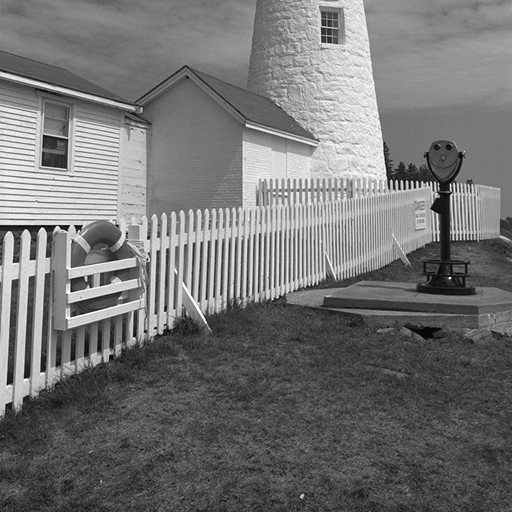
#> input picture images/lighthouse.bmp, 512 x 512 px
$ python exersise1a.py   (older library calls are emulated)
#> lines starting #> are read from the running program, lines starting #| are printed output that depends on the picture; after the words box and inside, x2 and y2 are one past the last pixel; in counts of white or black regions, pixels touching at a corner belong together
#> further down, image is the input picture: shape (512, 512); min 2, max 255, mean 115.4
import cv2
import numpy as np
from matplotlib import pyplot as plt
import os

# Edge detection functions
def sobelEdgeDetection(image):
    sobelx = cv2.Sobel(image, cv2.CV_64F, 1, 0, ksize=3)
    sobely = cv2.Sobel(image, cv2.CV_64F, 0, 1, ksize=3)
    sobel = np.hypot(sobelx, sobely)
    return sobel

def robertsCrossEdgeDetection(image):
    kernelx = np.array([[1, 0], [0, -1]], dtype=int)
    kernely = np.array([[0, 1], [-1, 0]], dtype=int)
    robertsx = cv2.filter2D(image, cv2.CV_64F, kernelx)
    robertsy = cv2.filter2D(image, cv2.CV_64F, kernely)
    roberts = np.hypot(robertsx, robertsy)
    return roberts

def prewittEdgeDetection(image):
    kernelx = np.array([[1, 0, -1], [1, 0, -1], [1, 0, -1]], dtype=int)
    kernely = np.array([[1, 1, 1], [0, 0, 0], [-1, -1, -1]], dtype=int)
    prewittx = cv2.filter2D(image, cv2.CV_64F, kernelx)
    prewitty = cv2.filter2D(image, cv2.CV_64F, kernely)
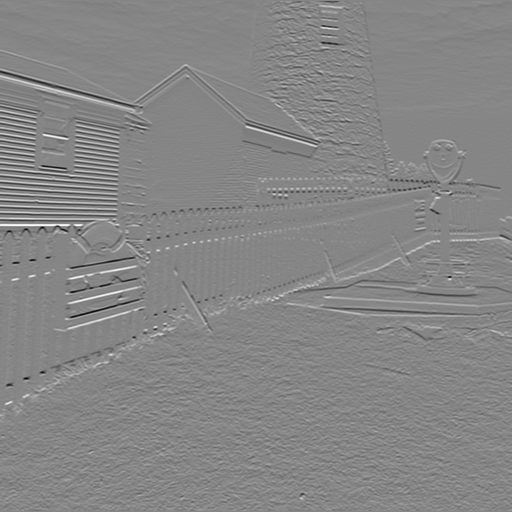
#> prewitty: shape (512, 512) float64; min -696, max 629, mean 0.8; drawn with min black and max white
    prewitt = np.hypot(prewittx, prewitty)
    return prewitt

def kirschEdgeDetection(image):
    kernels = [
        np.array([[5, 5, 5], [-3, 0, -3], [-3, -3, -3]]),
        np.array([[-3, 5, 5], [-3, 0, 5], [-3, -3, -3]]),
        np.array([[-3, -3, 5], [-3, 0, 5], [-3, -3, 5]]),
        np.array([[-3, -3, -3], [-3, 0, 5], [-3, 5, 5]]),
        np.array([[-3, -3, -3], [-3, 0, -3], [5, 5, 5]]),
        np.array([[-3, -3, -3], [5, 0, -3], [5, 5, -3]]),
        np.array([[5, -3, -3], [5, 0, -3], [5, -3, -3]]),
        np.array([[5, 5, -3], [5, 0, -3], [-3, -3, -3]])
    ]
    kirsch = np.zeros_like(image, dtype=np.float64)
    for kernel in kernels:
        kirsch = np.maximum(kirsch, cv2.filter2D(image, cv2.CV_64F, kernel))
#> this loop made 8 passes
#> pass 1, in kirschEdgeDetection, `kirsch = np.maximum(kirsch, cv2.filter2D(image, cv2.CV_64F, kernel))`:
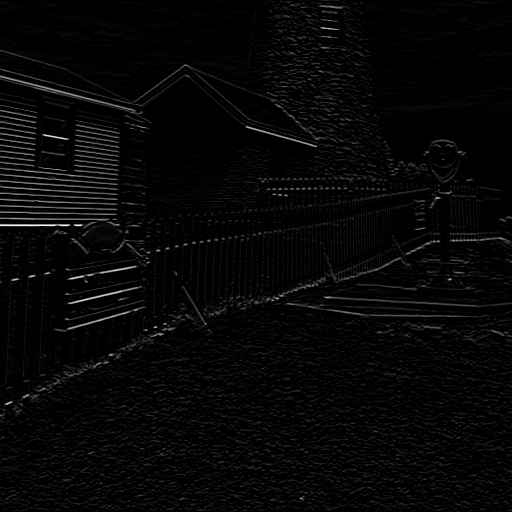
#> kirsch: shape (512, 512) float64; min 0, max 2843, mean 78.8; drawn with min black and max white
    return kirsch

def otsuThresholding(image):
    _, binary = cv2.threshold(image, 0, 255, cv2.THRESH_BINARY + cv2.THRESH_OTSU)
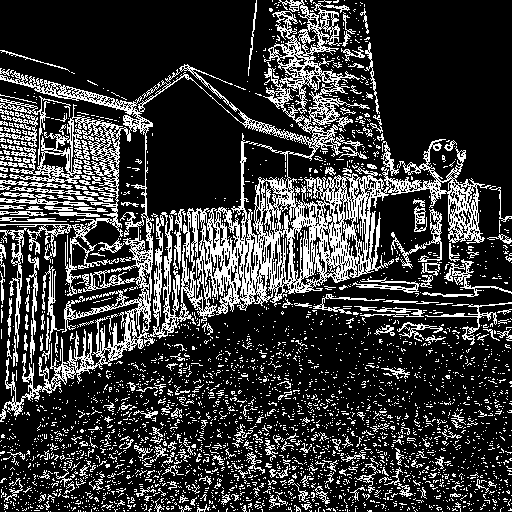
#> binary: shape (512, 512); 22.6% white in thin lines or dots
    return binary

# Directory containing images
imageDir = './images/'
outputDir = './resultsOneA/'

# List of image filenames
imageFiles = ['lighthouse.bmp','bridge.bmp', 'girlFace.bmp']

# Iterate over each image
for filename in imageFiles:
    # Load the image
    imagePath = os.path.join(imageDir, filename)
    image = cv2.imread(imagePath, cv2.IMREAD_GRAYSCALE)

    # Apply edge detection methods
    sobelEdges = sobelEdgeDetection(image)
    robertsEdges = robertsCrossEdgeDetection(image)
    prewittEdges = prewittEdgeDetection(image)
    kirschEdges = kirschEdgeDetection(image)

    # Apply Otsu's thresholding
    sobelBinary = otsuThresholding(sobelEdges.astype(np.uint8))
    robertsBinary = otsuThresholding(robertsEdges.astype(np.uint8))
#> in otsuThresholding (call 2), `_, binary = cv2.threshold(image, 0, 255, cv2.THRESH_BINARY + cv2.THRES..`: binary: shape (512, 512); 11.4% white in thin lines or dots
    prewittBinary = otsuThresholding(prewittEdges.astype(np.uint8))
#> in otsuThresholding (call 3), `_, binary = cv2.threshold(image, 0, 255, cv2.THRESH_BINARY + cv2.THRES..`:
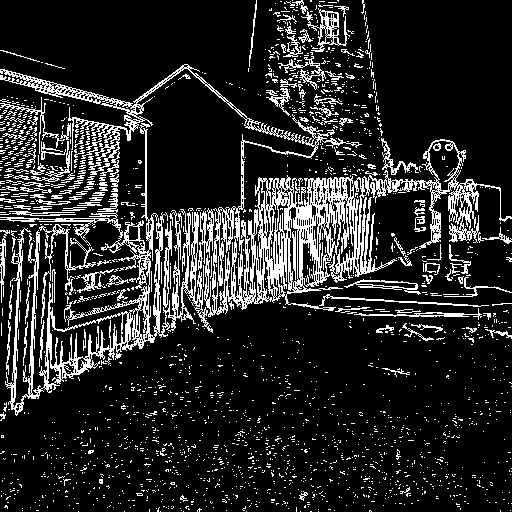
#> binary: shape (512, 512); 15.6% white in thin lines or dots
#> in otsuThresholding (call 3), `_, binary = cv2.threshold(image, 0, 255, cv2.THRESH_BINARY + cv2.THRES..`:
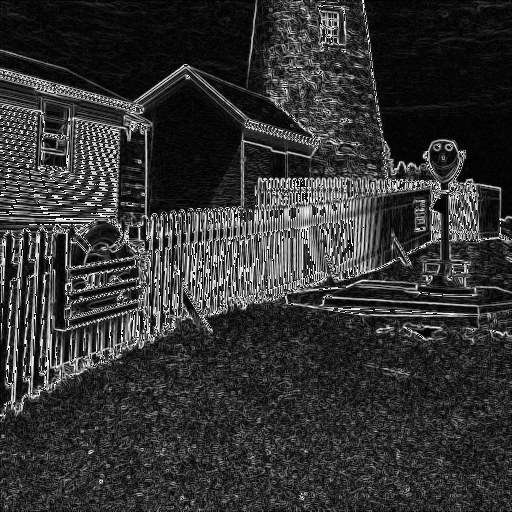
#> image: shape (512, 512); min 0, max 255, mean 51.7

    # Display and save results for Sobel, Roberts, and Prewitt
    plt.figure(figsize=(18, 6))
    plt.subplot(141), plt.imshow(image, cmap='gray'), plt.title('Original')
    plt.subplot(142), plt.imshow(sobelBinary, cmap='gray'), plt.title('Sobel')
    plt.subplot(143), plt.imshow(robertsBinary, cmap='gray'), plt.title('Roberts')
    plt.subplot(144), plt.imshow(prewittBinary, cmap='gray'), plt.title('Prewitt')

    # Create output directory if it doesn't exist
    os.makedirs(outputDir, exist_ok=True)
    outputFilename = os.path.splitext(filename)[0] + '_edges.jpg'
    outputPath = os.path.join(outputDir, outputFilename)
    plt.savefig(outputPath)
    plt.show()

    # Apply Kirsch thresholding experiment
    thresholds = [50, 100, 150, 200, 250, 300]
    plt.figure(figsize=(18, 12))
    plt.subplot(3, 3, 1), plt.imshow(image, cmap='gray'), plt.title('Kirsch Original')
    for i, t in enumerate(thresholds):
        _, kirschBinary = cv2.threshold(kirschEdges.astype(np.uint8), t, 255, cv2.THRESH_BINARY)
        plt.subplot(3, 3, i + 2), plt.imshow(kirschBinary, cmap='gray'), plt.title(f'Threshold {t}')
#> this loop made 6 passes
#> pass 1, `_, kirschBinary = cv2.threshold(kirschEdges.astype(np.uint8), t, 255, ..`:
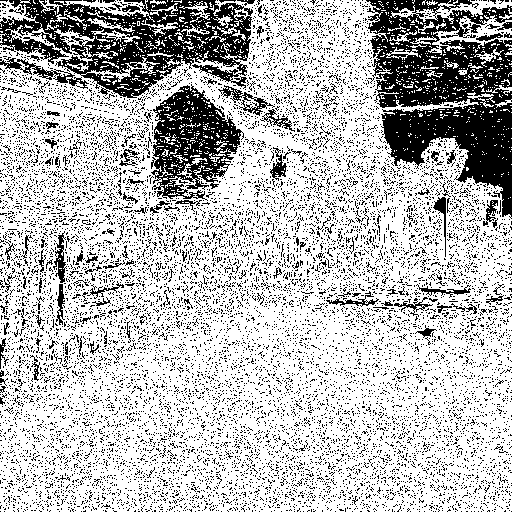
#> kirschBinary: shape (512, 512); 72.9% white; 12778 black regions (12648 under 20 px), largest, box (x1, y1, x2, y2) and area: (366, 0, 512, 219) 16802, (0, 0, 253, 98) 11889, (151, 84, 244, 201) 5509
    plt.tight_layout()

    # Create output directory if it doesn't exist
    os.makedirs(outputDir, exist_ok=True)
    outputFilename = os.path.splitext(filename)[0] + '_kirsch_thresholds.jpg'
    outputPath = os.path.join(outputDir, outputFilename)
    plt.savefig(outputPath)
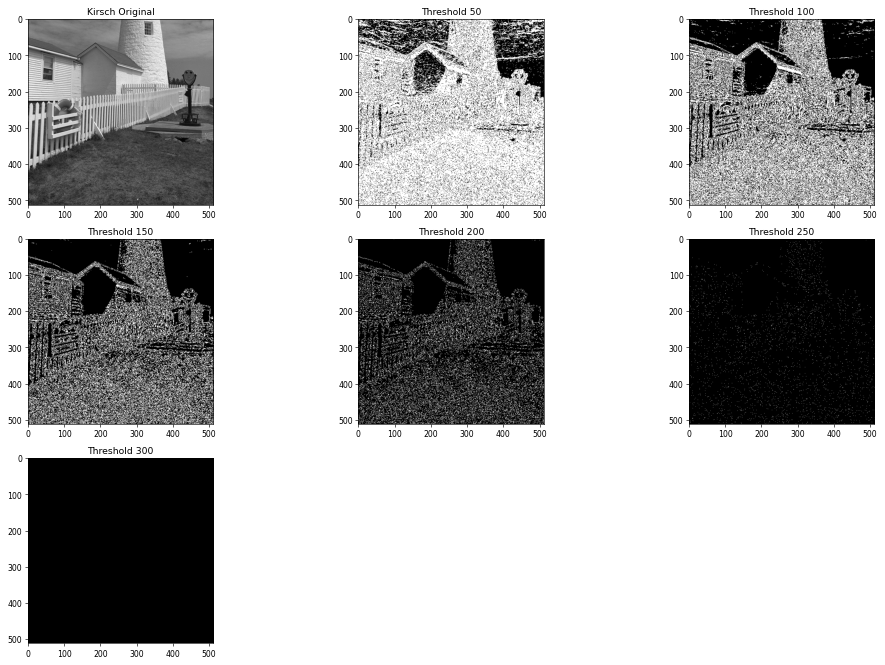
#> figure drawn by matplotlib, 7 panels
    plt.show()
#> pass 2 of the loop `for filename in imageFiles:`:
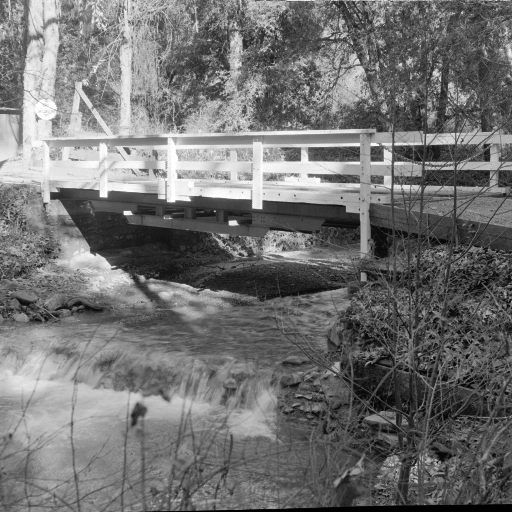
#> input picture images/bridge.bmp, 512 x 512 px
#> image is the input picture: shape (512, 512); min 0, max 255, mean 113.8
#> in otsuThresholding (call 4), `_, binary = cv2.threshold(image, 0, 255, cv2.THRESH_BINARY + cv2.THRES..`:
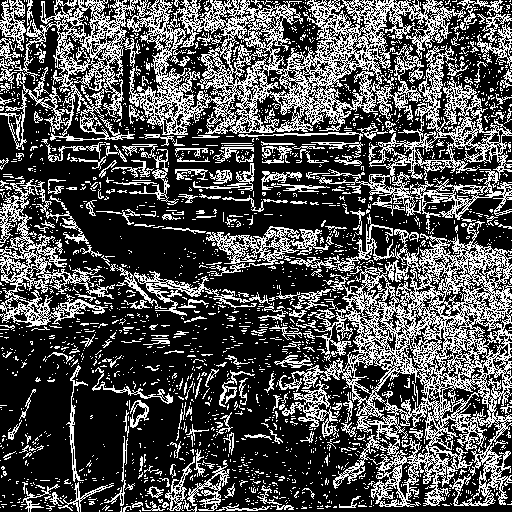
#> binary: shape (512, 512); 31.9% white in thin lines or dots
#> binary: shape (512, 512); 20% white in thin lines or dots
#> binary: shape (512, 512); 27% white in thin lines or dots
#> the loop `for i, t in enumerate(thresholds):` made 6 passes
#> pass 2, `_, kirschBinary = cv2.threshold(kirschEdges.astype(np.uint8), t, 255, ..`:
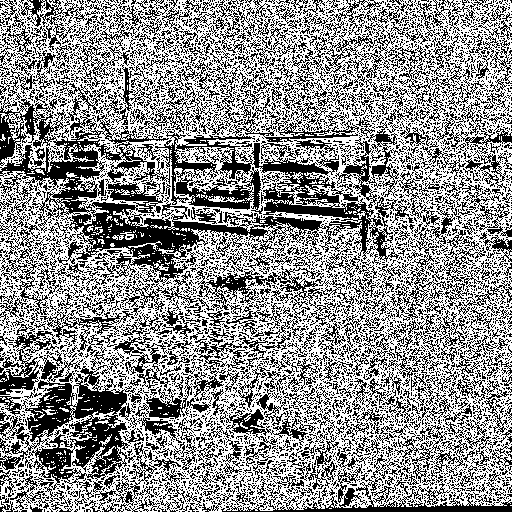
#> kirschBinary: shape (512, 512); 56.9% white; black in thin lines or dots
